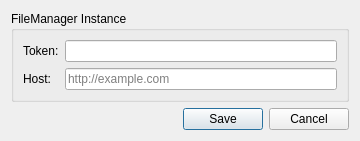
<?xml version="1.0" encoding="UTF-8"?>
<ui version="4.0">
    <class>Dialog</class>
    <widget class="QDialog" name="Dialog">
        <property name="geometry">
            <rect>
                <x>0</x>
                <y>0</y>
                <width>360</width>
                <height>125</height>
            </rect>
        </property>
        <property name="windowTitle">
            <string>Upload Settings</string>
        </property>
        <layout class="QVBoxLayout" name="verticalLayout">
            <item>
                <widget class="QGroupBox" name="group_url">
                    <property name="title">
                        <string>FileManager Instance</string>
                    </property>
                    <layout class="QVBoxLayout" name="verticalLayout_2">
                        <item>
                            <layout class="QFormLayout" name="formLayout">
                                <item row="0" column="0">
                                    <widget class="QLabel" name="label_token">
                                        <property name="text">
                                            <string>Token:</string>
                                        </property>
                                    </widget>
                                </item>
                                <item row="0" column="1">
                                    <widget class="QLineEdit" name="token">
                                        <property name="text">
                                            <string />
                                        </property>
                                    </widget>
                                </item>
                                <item row="1" column="0">
                                    <widget class="QLabel" name="label_host">
                                        <property name="text">
                                            <string>Host:</string>
                                        </property>
                                    </widget>
                                </item>
                                <item row="1" column="1">
                                    <widget class="QLineEdit" name="host">
                                        <property name="placeholderText">
                                            <string>http://example.com</string>
                                        </property>
                                    </widget>
                                </item>
                            </layout>
                        </item>
                    </layout>
                </widget>
            </item>
            <item>
                <widget class="QDialogButtonBox" name="buttonBox">
                    <property name="orientation">
                        <enum>Qt::Horizontal</enum>
                    </property>
                    <property name="standardButtons">
                        <set>QDialogButtonBox::Cancel|QDialogButtonBox::Save</set>
                    </property>
                </widget>
            </item>
        </layout>
    </widget>
    <tabstops>
        <tabstop>toekn</tabstop>
        <tabstop>host</tabstop>
        <tabstop>buttonBox</tabstop>
    </tabstops>
    <resources />
    <connections>
        <connection>
            <sender>buttonBox</sender>
            <signal>accepted()</signal>
            <receiver>Dialog</receiver>
            <slot>accept()</slot>
            <hints />
        </connection>
        <connection>
            <sender>buttonBox</sender>
            <signal>rejected()</signal>
            <receiver>Dialog</receiver>
            <slot>reject()</slot>
            <hints />
        </connection>
    </connections>
</ui>
